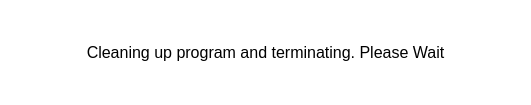
<?xml version="1.0" encoding="UTF-8"?>
<ui version="4.0">
 <class>CloseWindow</class>
 <widget class="QMainWindow" name="CloseWindow">
  <property name="geometry">
   <rect>
    <x>0</x>
    <y>0</y>
    <width>531</width>
    <height>105</height>
   </rect>
  </property>
  <property name="windowTitle">
   <string>Closing program</string>
  </property>
  <property name="styleSheet">
   <string notr="true">background-color: rgb(255, 255, 255);</string>
  </property>
  <widget class="QWidget" name="centralwidget">
   <layout class="QVBoxLayout" name="verticalLayout">
    <property name="leftMargin">
     <number>0</number>
    </property>
    <property name="topMargin">
     <number>0</number>
    </property>
    <property name="rightMargin">
     <number>0</number>
    </property>
    <property name="bottomMargin">
     <number>0</number>
    </property>
    <item>
     <widget class="QLabel" name="label">
      <property name="font">
       <font>
        <pointsize>12</pointsize>
       </font>
      </property>
      <property name="text">
       <string>Cleaning up program and terminating. Please Wait</string>
      </property>
      <property name="alignment">
       <set>Qt::AlignCenter</set>
      </property>
     </widget>
    </item>
   </layout>
  </widget>
 </widget>
 <resources/>
 <connections/>
</ui>
